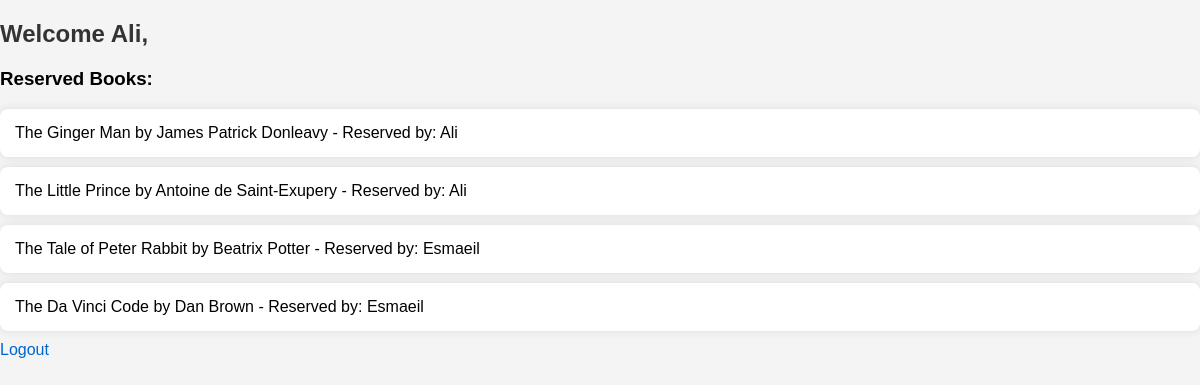
Screenshot of /Codes/admin.php?username=Ali with the database file from the repository.
### tables this page shows
CREATE TABLE `Books` (
  `Name` varchar(255) NOT NULL,
  `Author` varchar(255) NOT NULL,
  `ISBN` varchar(256) NOT NULL
);

CREATE TABLE `Borrow` (
  `id` int(255) NOT NULL,
  `User` varchar(255) NOT NULL,
  `ISBN` varchar(255) NOT NULL,
  `BorrowDate` datetime NOT NULL
);

### Codes/admin.php (the view, shortened to what this page needs)
<?php
    $servername = "localhost";
    $username = "bioinfc5_User";
    $password = "PZwOrPV92Xdt";
    $dbname = "bioinfc5_MainDb";
    $conn = new mysqli($servername, $username, $password, $dbname);
    $username = $_GET['username'];
    $validate_sql = "SELECT * FROM AdminPass WHERE User = '$username'";
    $validate_result = $conn->query($validate_sql);
    if ($validate_result->num_rows > 0) {
        $reserved_books_sql = "SELECT Books.Name, Books.Author, Books.ISBN , Borrow.User FROM Books JOIN Borrow ON Books.ISBN = Borrow.ISBN";
        $reserved_books_result = mysqli_query($conn, $reserved_books_sql);
    }else{
        echo "<p>Invalid username.</p>";
    }
?>
<!DOCTYPE html>
<html lang="en">
<head>
</head>
<body>
    <h2>Welcome <?php $user = $_GET['username']; echo $user; ?>,</h2>
    <h3>Reserved Books:</h3>
    <ul>
        <?php
            while ($row = mysqli_fetch_assoc($reserved_books_result)) {
                $bookName = $row['Name'];
                $author = $row['Author'];
                $reservedBy = $row['User'];
                echo "<li> {$bookName} by {$author} - Reserved by: {$reservedBy}</li>";
            }
        ?>
    </ul>
    <a href="http://bioinfcamptools.ir/Lib/">Logout</a>
</body>
</html>

### Codes/admin.php (style rules this page uses)
body { font-family: Arial, sans-serif; background-color: #f4f4f4; margin: 0; padding: 0; }
h2 { margin-top: 20px; color: #333; }
ul { list-style-type: none; padding: 0; margin: 0; }
li { background-color: #fff; margin: 10px 0; padding: 15px; border-radius: 8px; box-shadow: 0 0 10px rgba(0, 0, 0, 0.1); }
a { text-decoration: none; color: #0066cc; }

### rows the page displays
books: Name "The Ginger Man", Author "James Patrick Donleavy", borrow.User "Ali"
books: Name "The Little Prince", Author "Antoine de Saint-Exupery", borrow.User "Ali"
books: Name "The Tale of Peter Rabbit", Author "Beatrix Potter", borrow.User "Esmaeil"
books: Name "The Da Vinci Code", Author "Dan Brown", borrow.User "Esmaeil"

### other values shown
$user "Ali"
